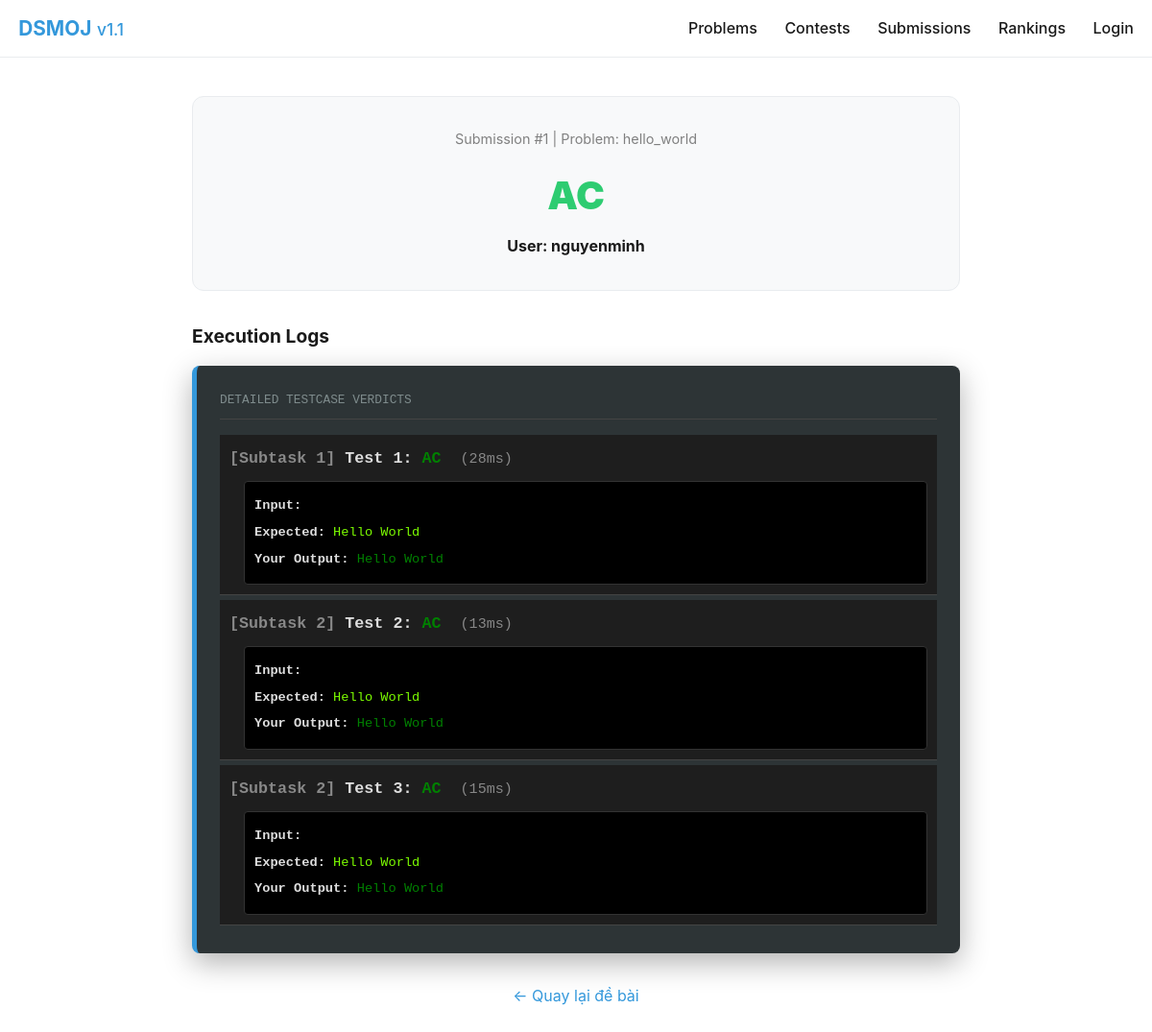
/submissions/1/, run on an earlier commit of the app's database.
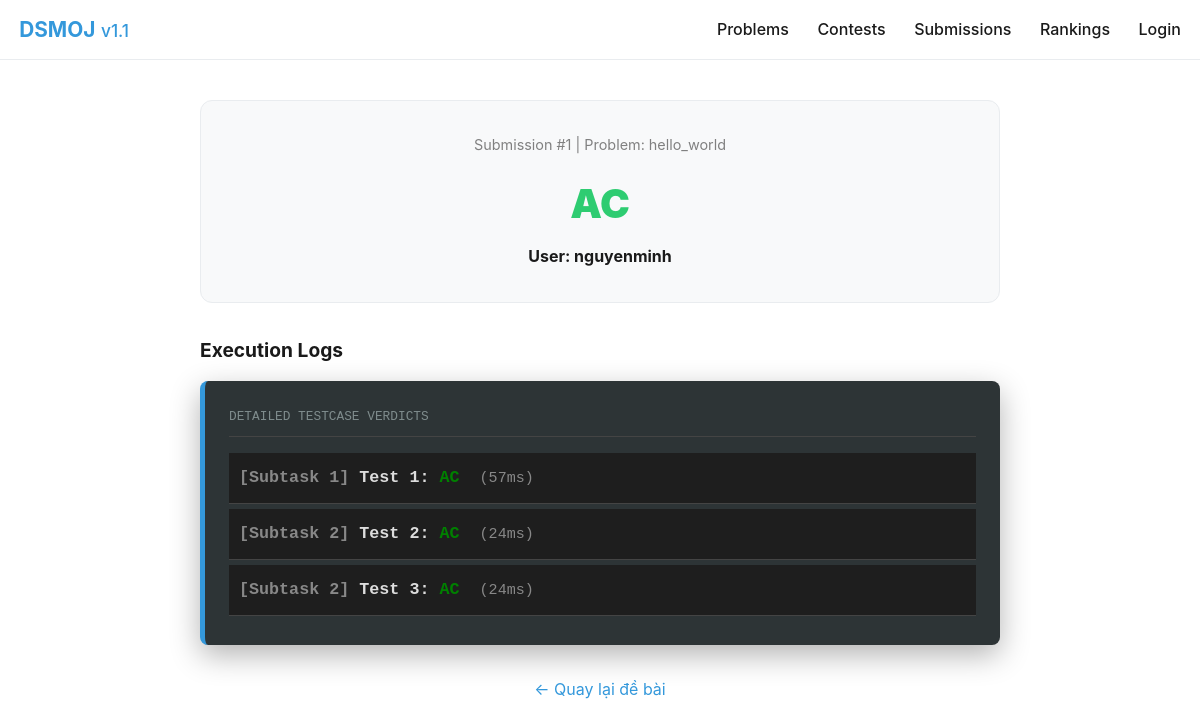
And on a later commit of the database.
### judge/models.py (models this page shows)
class Submission(models.Model):
    STATUS_CHOICES = [
        ('PD', 'Pending'),
        ('JG', 'Judging'),
        ('AC', 'Accepted'),
        ('WA', 'Wrong Answer'),
        ('TLE', 'Time Limit Exceeded'),
        ('CE', 'Compile Error'),
    ]
    user = models.ForeignKey(User, on_delete=models.CASCADE)
    problem_code = models.TextField(null=True)
    code = models.TextField(null=True)
    language = models.CharField(max_length=10, choices=[('py', 'Python'), ('cpp', 'C++'), ('asm', "Assembly (NASM)")])
    status = models.CharField(max_length=3, choices=STATUS_CHOICES, default='PD')
    result_log = models.TextField(blank=True, null=True) # Lưu cái "Actual Output" nếu cần soi
    created_at = models.DateTimeField(auto_now_add=True)
    contest = models.ForeignKey(Contest, on_delete=models.SET_NULL, null=True, blank=True)
    score = models.IntegerField(blank=True, null = True)
    judging_started_at = models.DateTimeField(null=True)
    judge_node = models.ForeignKey(
        'JudgeNode',
        null=True,
        blank=True,
        related_name='submissions',
        on_delete=models.CASCADE,
    )

### judge/views.py (the view)
# urls.py: path('submissions/<int:id>/', views.submission),
def submission(request,id):
    submission = Submission.objects.get(id=id)
    template = loader.get_template("submissions.html")
    context ={
        "submission": submission,
    }
    return render(request, "submission.html", context)

### judge/context_processors.py (called while the page is built)
def contest_status(request):
    now = timezone.now()
    user = request.user
    active_contest = None
    if user.is_authenticated:
        active_contest = user.contests_joined.filter(
            start_time__lte=now,
            end_time__gte=now
        ).first()
    show_contest_mode = request.session.get('is_focused', True)
    return {
        'active_contest': active_contest,
        'show_contest_mode': show_contest_mode,
    }

### judge/templates/submission.html (shortened to what this page needs)
<!DOCTYPE html>
<html lang="vi">
<head>
</head>
<body>
    <div class="nav-wrapper">
        <nav>
            <div class="logo">
                <a href="/"><strong>DSMOJ</strong> <small>v1.1</small></a>
            </div>
            <div class="menu">
                <a href="/problems/">Problems</a>
                <a href="/contests/">Contests</a>
                <a href="/submissions/">Submissions</a>
                <a href="/rankings/">Rankings</a>
                {% if user.is_authenticated %}
                    <a href="/profile/{{user.username}}">{{ user.username }}</a>
                    {%if user.is_superuser %}
                    <a href="/admin/">Superuser Panel</a>
                    {%elif user.is_staff%}
                    <a href="/admin/">Admin Panel</a>
                    {%endif%}
                {% else %}
                    <a href="/login/">Login</a>
                {% endif %}
            </div>
        </nav>
    </div>
<div class="container">
    <div class="status-banner">
        <div class="meta-info">Submission #{{ submission.id }} | Problem: {{ submission.problem_code }}</div>
        <div class="status-title {{ submission.status }}-text">
            {{ submission.status }}
        </div>
        <div style="font-weight: bold;">User: {{ submission.user}}</div>
    </div>
    <h2>Execution Logs</h2>
    <div class="log-container">
        <div class="log-header">Detailed Testcase Verdicts</div>
        <div class="log-content">
            {{ submission.result_log|safe}}
        </div>
    </div>
    <div style="margin-top: 2rem; text-align: center;">
        <a href="/problem/{{ submission.problem_code }}" style="color: var(--primary); text-decoration: none;">← Quay lại đề bài</a>
    </div>
</div>
</body>
</html>

What changed in the data, as far as the page shows it:
changed Submission "AC": result_log "…1] Test 1: AC (28ms) Input: Expected: Hello World Your Output: Hello World [Subtask 2] Test 2: AC (13ms) Input: Expected: Hello World Your Output: Hello World [Subtask 2] Test 3: AC (15ms) Input: Expected: Hello World Your Output: Hello World" → "[Subtask 1] Test 1: AC (57ms) [Subtask 2] Test 2: AC (24ms) [Subtask 2] Test 3: AC (24ms)"
